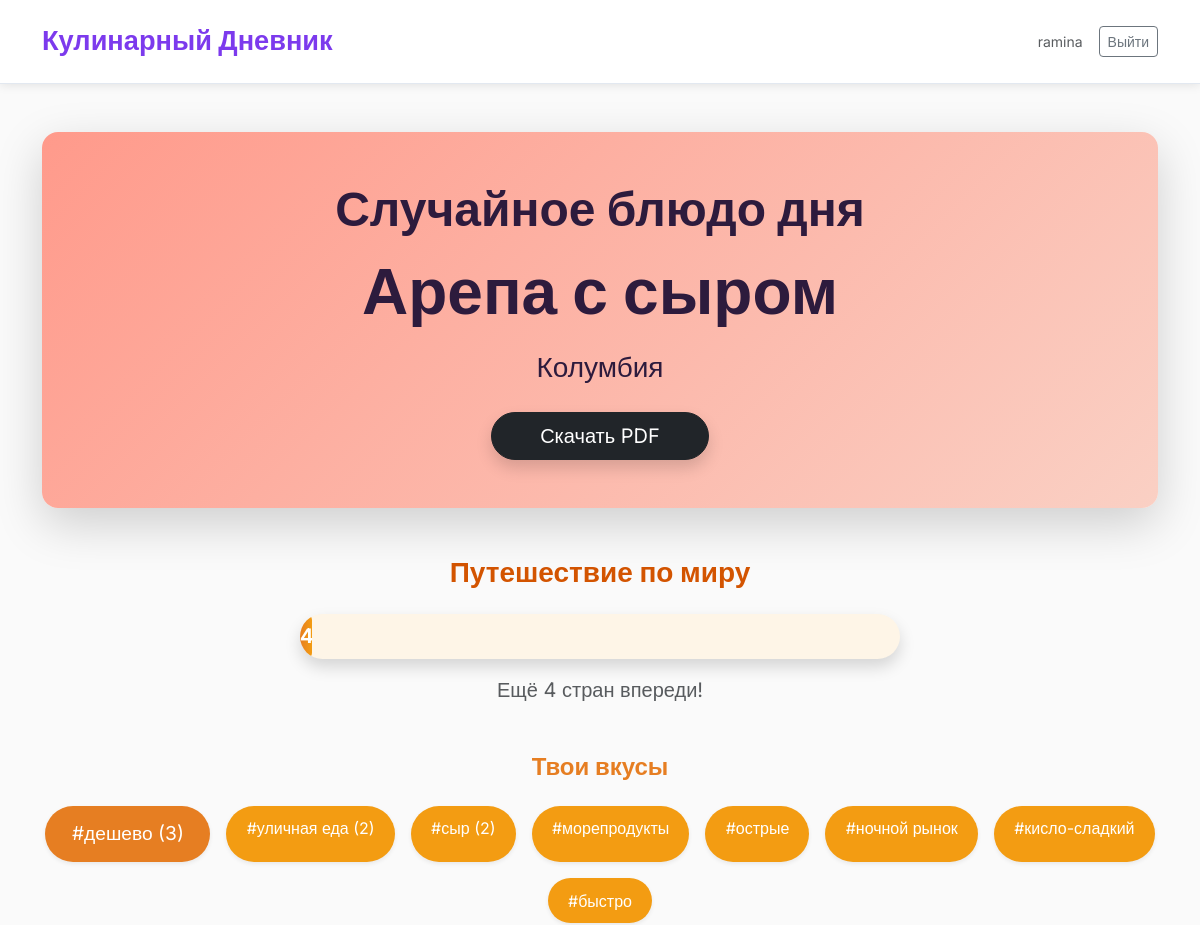
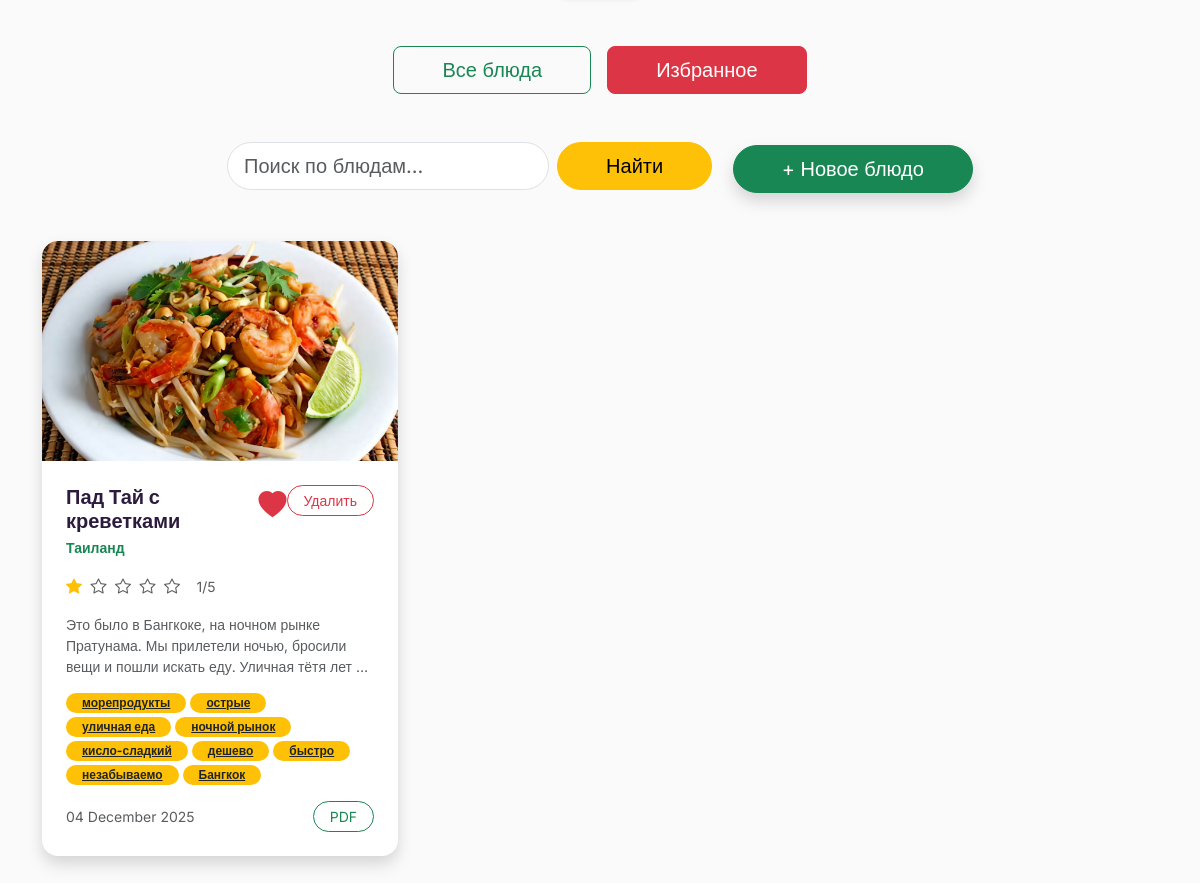
The page /?favorite=1 (signed in) on the database its author committed (2 pictures, top to bottom).
### diary/models.py (models this page shows, shortened)
class Entry(models.Model):
    user = models.ForeignKey(User, on_delete=models.CASCADE)
    dish = models.CharField(max_length=200, verbose_name="Название блюда")
    country = models.CharField(max_length=2, choices=COUNTRIES, verbose_name="Страна")
    rating = models.IntegerField(choices=RATING_CHOICES, verbose_name="Рейтинг")
    description = models.TextField(verbose_name="Впечатления")
    photo = models.ImageField(upload_to='dishes/', blank=True, null=True)
    created_at = models.DateTimeField(auto_now_add=True)
    is_favorite = models.BooleanField(default=False)
    tags = models.CharField(max_length=300, blank=True, verbose_name="Теги (через запятую)")
    def tag_list(self):
        return [tag.strip() for tag in self.tags.split(',') if tag.strip()]

### diary/views.py (the view)
# urls.py: path('', views.home, name='home'),
@login_required
def home(request):
    entries = Entry.objects.filter(user=request.user).order_by('-created_at')
    query = request.GET.get('q')
    tag_filter = request.GET.get('tag')
    country_filter = request.GET.get('country')
    favorite = request.GET.get('favorite')
    if query:
        entries = entries.filter(
            Q(dish__icontains=query) |
            Q(description__icontains=query) |
            Q(tags__icontains=query)
        )
    if tag_filter:
        entries = entries.filter(tags__icontains=tag_filter)
    if country_filter:
        entries = entries.filter(country=country_filter)
    if favorite:
        entries = entries.filter(is_favorite=True)
    total_countries = Entry.objects.filter(user=request.user).values('country').distinct().count()
    total_entries = Entry.objects.filter(user=request.user).count()
    avg_rating = Entry.objects.filter(user=request.user).aggregate(Avg('rating'))['rating__avg'] or 0
    all_tags = []
    for e in Entry.objects.filter(user=request.user):
        all_tags.extend(e.tag_list())
    top_tags = dict(Counter(all_tags).most_common(8))
    random_entry = None
    if total_entries > 0:
        random_entry = choice(list(Entry.objects.filter(user=request.user)))
    countries = Entry.objects.filter(user=request.user).values('country').annotate(count=Count('country')).order_by('-count')
    context = {
        'entries': entries,
        'total_countries': total_countries,
        'total_entries': total_entries,
        'avg_rating': round(avg_rating, 1),
        'countries': countries,
        'top_tags': top_tags,
        'random_entry': random_entry,
        'query': query or '',
        'current_tag': tag_filter,
        'current_country': country_filter,
        'favorite': bool(favorite),
    }
    return render(request, 'home.html', context)

### templates/home.html (shortened to what this page needs)
{% extends "base.html" %}
{% load static %}
{% block content %}
{% if random_entry %}
<div class="text-center py-5 mb-5 rounded-4 position-relative overflow-hidden shadow-lg"
     style="background: linear-gradient(135deg, #ff9a8b, #fad0c4); color: #2d1b3d;">
    <div class="position-relative z-10">
        <h2 class="display-5 fw-bold mb-3">Случайное блюдо дня</h2>
        <h1 class="display-3 fw-bold mb-3">{{ random_entry.dish }}</h1>
        <p class="fs-3 mb-4">{{ random_entry.get_country_display }}</p>
        <a href="{% url 'export_pdf' random_entry.pk %}" class="btn btn-dark btn-lg rounded-pill px-5 shadow">
            Скачать PDF
        </a>
    </div>
</div>
{% endif %}
<div class="text-center mb-5">
    <h3 class="mb-4 fw-bold" style="color: #d35400;">Путешествие по миру</h3>
    <div class="progress mx-auto rounded-pill shadow" style="height: 45px; width: 80%; max-width: 600px; background: #fef5e7;">
        <div class="progress-bar rounded-pill text-white fw-bold fs-5" role="progressbar"
             style="width: {% widthratio total_countries 195 100 %}%; background: linear-gradient(90deg, #e67e22, #f39c12);">
            {{ total_countries }} / 195 стран
        </div>
    </div>
    <p class="mt-3 text-muted fs-5">Ещё {{ 195|add:total_countries|add:"-195" }} стран впереди!</p>
</div>
{% if top_tags %}
<div class="text-center mb-5">
    <h4 class="mb-4 fw-bold" style="color: #e67e22;">Твои вкусы</h4>
    <div class="d-flex flex-wrap justify-content-center gap-3">
        {% for tag, count in top_tags.items %}
            <a href="?tag={{ tag|urlencode }}" class="btn rounded-pill text-white shadow-sm"
               style="{% if count > 5 %}font-size: 1.5rem; padding: 1rem 2rem; background: #e74c3c;
                      {% elif count > 2 %}font-size: 1.2rem; padding: 0.8rem 1.6rem; background: #e67e22;
                      {% else %}font-size: 1rem; padding: 0.6rem 1.2rem; background: #f39c12;{% endif %}">
                #{{ tag }} {% if count > 1 %}({{ count }}){% endif %}
            </a>
        {% endfor %}
    </div>
</div>
{% endif %}
<div class="d-flex justify-content-center gap-3 mb-5 flex-wrap">
    <a href="{% url 'home' %}" class="btn {% if not favorite %}btn-success{% else %}btn-outline-success{% endif %} btn-lg px-5">Все блюда</a>
    <a href="?favorite=1" class="btn {% if favorite %}btn-danger{% else %}btn-outline-danger{% endif %} btn-lg px-5">Избранное</a>
</div>
<div class="text-center mb-5">
    <form method="get" class="d-inline-flex gap-2">
        <input type="text" name="q" class="form-control form-control-lg rounded-pill" placeholder="Поиск по блюдам..." value="{{ query }}">
        <button class="btn btn-warning btn-lg rounded-pill px-5">Найти</button>
    </form>
    <a href="{% url 'add_entry' %}" class="btn btn-success btn-lg ms-3 rounded-pill px-5 shadow">+ Новое блюдо</a>
</div>
<div class="row g-4">
    {% for entry in entries %}
    <div class="col-md-6 col-lg-4">
        <div class="card border-0 shadow rounded-4 overflow-hidden h-100 position-relative"
             style="transition: all 0.4s ease; background: white;">
            {% if entry.photo %}
                <img src="{{ entry.photo.url }}" class="card-img-top" style="height: 220px; object-fit: cover; transition: transform 0.6s ease;">
            {% else %}
                <div class="bg-light d-flex align-items-center justify-content-center" style="height: 220px;">
                    <i class="bi bi-image fs-1 text-muted"></i>
                </div>
            {% endif %}
            <div class="card-body d-flex flex-column p-4">
                <div class="d-flex justify-content-between align-items-start mb-3">
                    <div>
                        <h5 class="fw-bold mb-1" style="color: #2d1b3d;">{{ entry.dish }}</h5>
                        <p class="text-success small mb-0 fw-bold">{{ entry.get_country_display }}</p>
                    </div>
                    <a href="{% url 'toggle_favorite' entry.pk %}">
                        {% if entry.is_favorite %}
                            <i class="bi bi-heart-fill text-danger fs-3"></i>
                        {% else %}
                            <i class="bi bi-heart fs-3 text-muted"></i>
                        {% endif %}
                    </a>
                    <a href="{% url 'delete_entry' entry.pk %}" class="btn btn-sm btn-outline-danger rounded-pill px-3">
    Удалить
</a>
                </div>
                <div class="mb-3">
                    {% for i in "12345"|make_list %}
                        <i class="bi {% if forloop.counter <= entry.rating %}bi-star-fill text-warning{% else %}bi-star text-muted{% endif %} me-1"></i>
                    {% endfor %}
                    <span class="ms-2 small text-muted">{{ entry.rating }}/5</span>
                </div>
                <p class="text-muted small flex-grow-1 mb-3 line-clamp-3">
                    {{ entry.description }}
                </p>
                {% if entry.tags %}
                <div class="d-flex flex-wrap gap-1 mb-3">
                    {% for tag in entry.tag_list %}
                        <a href="?tag={{ tag|urlencode }}" class="badge bg-warning text-dark rounded-pill px-3 py-1 small">{{ tag }}</a>
                    {% endfor %}
                </div>
                {% endif %}
                <div class="d-flex justify-content-between align-items-center mt-auto">
                    <small class="text-muted">{{ entry.created_at|date:"d E Y" }}</small>
                    <a href="{% url 'export_pdf' entry.pk %}" class="btn btn-sm btn-outline-success rounded-pill px-3">PDF</a>
                </div>
            </div>
        </div>
    </div>
    {% empty %}
    <div class="col-12 text-center py-5">
        <h3 class="text-muted">Пока пусто...</h3>
        <a href="{% url 'add_entry' %}" class="btn btn-success btn-lg mt-3 rounded-pill px-5 shadow">+ Первое блюдо</a>
    </div>
    {% endfor %}
</div>
{% endblock %}

### templates/base.html (shortened to what this page needs)
<!DOCTYPE html>
<html lang="ru">
<head>
    <link href="https://cdn.jsdelivr.net/npm/bootstrap@5.3.3/dist/css/bootstrap.min.css" rel="stylesheet">
    <link rel="stylesheet" href="https://cdn.jsdelivr.net/npm/bootstrap-icons@1.11.3/font/bootstrap-icons.css">
</head>
<body>
    <button id="themeToggle" class="btn">Moon</button>
    <nav class="navbar sticky-top">
        <div class="container">
            <a class="navbar-brand" href="{% url 'home' %}">Кулинарный Дневник</a>
            <div class="d-flex align-items-center gap-3">
                <span class="text-muted small">{{ user.get_username }}</span>
                <a href="{% url 'logout' %}" class="btn btn-outline-secondary btn-sm">Выйти</a>
            </div>
        </div>
    </nav>
    <div class="container py-5">
        {% block content %}{% endblock %}
    </div>
</body>
</html>

### templates/base.html (style rules this page uses)
:root { --bg: #fafafa; --card: #ffffff; --text: #1e293b; --muted: #64748b; --border: #e2e8f0; --accent: #7c3aed; --primary: #ff6b6b; --success: #4ecdc4; }
body { background: var(--bg); color: var(--text); font-family: 'Inter', sans-serif; transition: all 0.3s ease; }
.navbar { background: var(--card) !important; border-bottom: 1px solid var(--border); padding: 1rem 0; box-shadow: 0 1px 10px rgba(0,0,0,0.1); }
.navbar-brand { font-weight: 700; font-size: 1.7rem; color: var(--accent) !important; }
#themeToggle { position: fixed; top: 1rem; right: 1rem; z-index: 1000; width: 48px; height: 48px; border-radius: 50%; background: var(--card); border: 1px solid var(--border); font-size: 1.3rem; box-shadow: 0 4px 12px rgba(0,0,0,0.1); }
.card { transition: all 0.4s ease; }
.card img { transition: transform 0.6s ease; }

### templates/home.html (style rules this page uses)
.line-clamp-3 { display: -webkit-box; -webkit-line-clamp: 3; -webkit-box-orient: vertical; overflow: hidden; }
.card { opacity: 0; transform: translateY(30px); animation: fadeInUp 0.8s ease forwards; }
.card:nth-child(1) { animation-delay: 0.1s; }

### rows shown on the page
Entry: dish "Арепа с сыром", country "Колумбия"
Entry: photo (picture), dish "Пад Тай с креветками", country "Таиланд", is_favorite True (drawn), rating "1", description "Это было в Бангкоке, на ночном рынке Пратунама. Мы прилетели ночью, бросили вещи и пошли искать еду. Уличная тётя лет…", tag_list "морепродукты" "острые" "уличная еда" "ночной рынок" "кисло-сладкий" "дешево" "быстро" "незабываемо" "Бангкок", created_at "04 December 2025"

### other values the page prints
{{ user.get_username }} "ramina"
{{ 195|add:total_countries|add:"-195" }} "4"
{{ tag }} "дешево" "уличная еда" "сыр" "морепродукты" "острые" "ночной рынок" "кисло-сладкий" "быстро"
{{ count }} "3" "2" "2"
